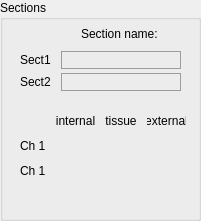
  <widget class="QGroupBox" name="set_segm">
   <property name="geometry">
    <rect>
     <x>930</x>
     <y>450</y>
     <width>201</width>
     <height>221</height>
    </rect>
   </property>
   <property name="styleSheet">
    <string notr="true">QGroupBox#set_segm{font: 25 italic 10pt &quot;Calibri Light&quot;;}

</string>
   </property>
   <property name="title">
    <string>Sections</string>
   </property>
   <widget class="QWidget" name="gridLayoutWidget_4">
    <property name="geometry">
     <rect>
      <x>10</x>
      <y>20</y>
      <width>181</width>
      <height>71</height>
     </rect>
    </property>
    <layout class="QGridLayout" name="gridLayout_4">
     <property name="sizeConstraint">
      <enum>QLayout::SetNoConstraint</enum>
     </property>
     <property name="leftMargin">
      <number>10</number>
     </property>
     <property name="rightMargin">
      <number>10</number>
     </property>
     <property name="horizontalSpacing">
      <number>10</number>
     </property>
     <property name="verticalSpacing">
      <number>4</number>
     </property>
     <item row="2" column="1">
      <widget class="QLineEdit" name="lineEdit_10">
       <property name="styleSheet">
        <string notr="true">QLineEdit {background-color: rgba(0,0,0,0);
border: 1px solid rgb(156, 156, 156);
font: 25 10pt &quot;Calibri Light&quot;;
font-family: &quot;Calibri Light&quot;;
}
QLineEdit:focus { border: 1px solid #eb6fbd;}
					</string>
       </property>
      </widget>
     </item>
     <item row="1" column="1">
      <widget class="QLineEdit" name="lineEdit_9">
       <property name="styleSheet">
        <string notr="true">QLineEdit {background-color: rgba(0,0,0,0);
border: 1px solid rgb(156, 156, 156);
font: 25 10pt &quot;Calibri Light&quot;;
font-family: &quot;Calibri Light&quot;;
}
QLineEdit:focus { border: 1px solid #eb6fbd;}
					</string>
       </property>
      </widget>
     </item>
     <item row="2" column="0">
      <widget class="QLabel" name="label_34">
       <property name="styleSheet">
        <string notr="true">font: 25 10pt &quot;Calibri Light&quot;;</string>
       </property>
       <property name="text">
        <string>Sect2</string>
       </property>
      </widget>
     </item>
     <item row="1" column="0">
      <widget class="QLabel" name="label_36">
       <property name="styleSheet">
        <string notr="true">font: 25 10pt &quot;Calibri Light&quot;;</string>
       </property>
       <property name="text">
        <string>Sect1</string>
       </property>
      </widget>
     </item>
     <item row="0" column="1">
      <widget class="QLabel" name="label_27">
       <property name="styleSheet">
        <string notr="true">font: 25 10pt &quot;Calibri Light&quot;;</string>
       </property>
       <property name="text">
        <string>Section name: </string>
       </property>
       <property name="alignment">
        <set>Qt::AlignCenter</set>
       </property>
      </widget>
     </item>
    </layout>
   </widget>
   <widget class="QWidget" name="gridLayoutWidget_8">
    <property name="geometry">
     <rect>
      <x>10</x>
      <y>110</y>
      <width>186</width>
      <height>71</height>
     </rect>
    </property>
    <layout class="QGridLayout" name="gridLayout_8">
     <property name="sizeConstraint">
      <enum>QLayout::SetNoConstraint</enum>
     </property>
     <property name="leftMargin">
      <number>10</number>
     </property>
     <property name="rightMargin">
      <number>10</number>
     </property>
     <property name="horizontalSpacing">
      <number>10</number>
     </property>
     <property name="verticalSpacing">
      <number>4</number>
     </property>
     <item row="1" column="0">
      <widget class="QLabel" name="label_45">
       <property name="styleSheet">
        <string notr="true">font: 25 10pt &quot;Calibri Light&quot;;</string>
       </property>
       <property name="text">
        <string>Ch 1</string>
       </property>
      </widget>
     </item>
     <item row="2" column="0">
      <widget class="QLabel" name="label_46">
       <property name="styleSheet">
        <string notr="true">font: 25 10pt &quot;Calibri Light&quot;;</string>
       </property>
       <property name="text">
        <string>Ch 1</string>
       </property>
      </widget>
     </item>
     <item row="0" column="2">
      <widget class="QLabel" name="label_47">
       <property name="styleSheet">
        <string notr="true">font: 25 10pt &quot;Calibri Light&quot;;</string>
       </property>
       <property name="text">
        <string>tissue</string>
       </property>
       <property name="alignment">
        <set>Qt::AlignCenter</set>
       </property>
      </widget>
     </item>
     <item row="0" column="1">
      <widget class="QLabel" name="label_48">
       <property name="styleSheet">
        <string notr="true">font: 25 10pt &quot;Calibri Light&quot;;</string>
       </property>
       <property name="text">
        <string>internal</string>
       </property>
       <property name="alignment">
        <set>Qt::AlignCenter</set>
       </property>
      </widget>
     </item>
     <item row="0" column="3">
      <widget class="QLabel" name="label_49">
       <property name="styleSheet">
        <string notr="true">font: 25 10pt &quot;Calibri Light&quot;;</string>
       </property>
       <property name="text">
        <string>external</string>
       </property>
       <property name="alignment">
        <set>Qt::AlignCenter</set>
       </property>
      </widget>
     </item>
    </layout>
   </widget>
  </widget>
